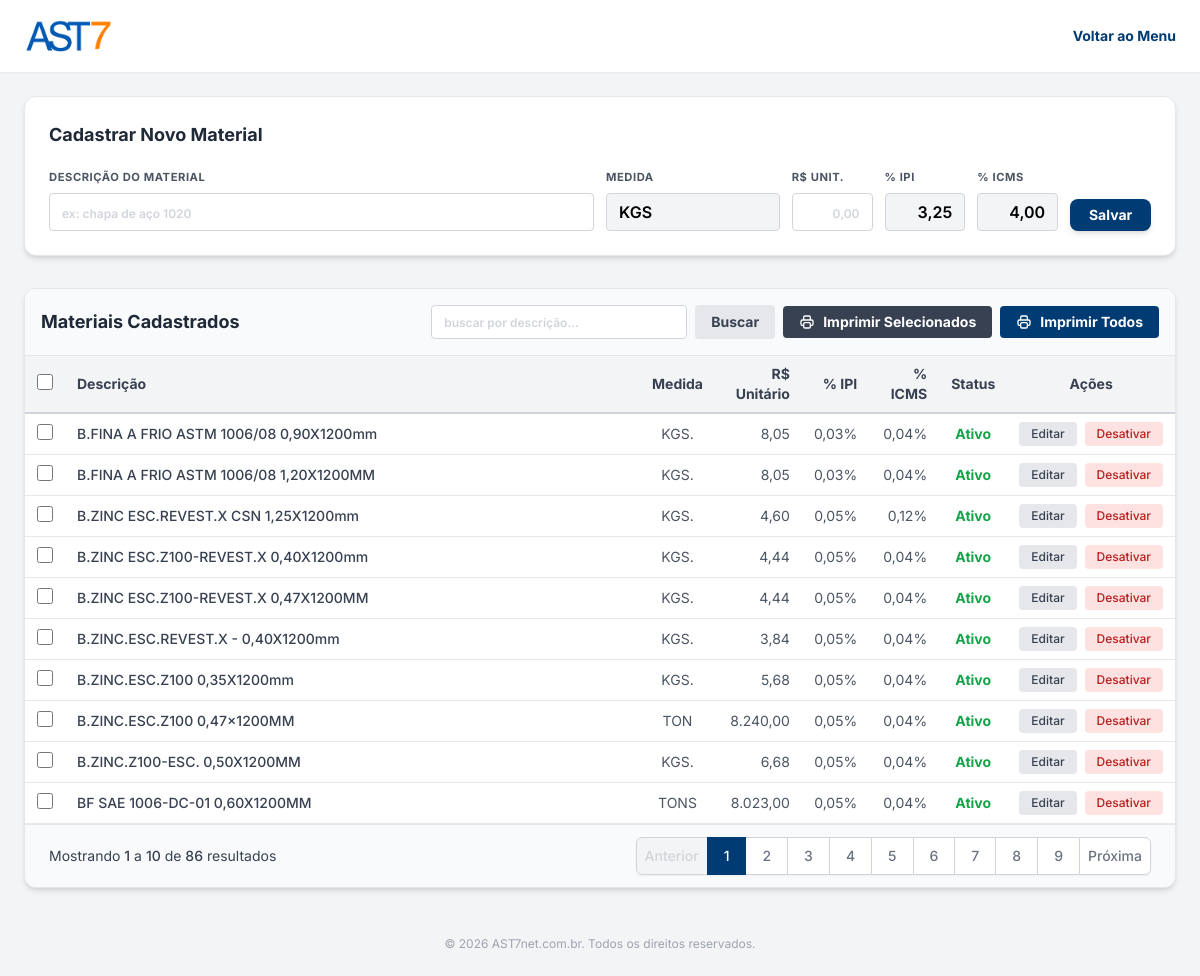
/materiais.php (signed in), run on the app's committed database.
### tables this page shows
CREATE TABLE materiais (
                id INTEGER PRIMARY KEY AUTOINCREMENT,
                descricao TEXT NOT NULL,
                medida TEXT NOT NULL,
                preco_unitario REAL DEFAULT 0.00,
                ipi REAL DEFAULT 0.00,
                icms REAL DEFAULT 0.00,
                ativo INTEGER DEFAULT 1,
                created_at DATETIME DEFAULT CURRENT_TIMESTAMP
            );

### materiais.php (the view, shortened to what this page needs)
<?php
$pdo = Database::getInstance();
$busca = isset($_GET['busca']) ? trim($_GET['busca']) : '';
$pagina_atual = isset($_GET['page']) && is_numeric($_GET['page']) ? (int)$_GET['page'] : 1;
$limite = 10;
$offset = ($pagina_atual - 1) * $limite;
$sql_where = " WHERE 1=1";
$params = [];
$stmtCount = $pdo->prepare("SELECT COUNT(*) FROM materiais" . $sql_where);
$stmtCount->execute($params);
$total_registros = $stmtCount->fetchColumn();
$total_paginas = ceil($total_registros / $limite);
$sql = "SELECT * FROM materiais" . $sql_where . " ORDER BY descricao ASC LIMIT $limite OFFSET $offset";
$stmt = $pdo->prepare($sql);
$stmt->execute($params);
$materiais = $stmt->fetchAll();
if (!function_exists('urlPagina')) {
    function urlPagina($num) {
        $q = [];
        $q['page'] = $num;
        return 'materiais.php?' . http_build_query($q);
    }
}
?>
<!DOCTYPE html>
<html lang="pt-BR">
<head>
    <script src="https://cdn.tailwindcss.com"></script>
</head>
<body class="bg-bg-main min-h-screen flex flex-col font-sans text-text-main text-base">
    <header class="bg-white shadow-sm py-4 px-6 flex justify-between items-center">
        <img src="assets/ast7_logo.png" alt="AST7" class="h-10">
        <a href="dashboard.php" class="text-brand-blue hover:underline font-bold text-sm">Voltar ao Menu</a>
    </header>
    <main class="flex-grow p-4 md:p-6 max-w-7xl mx-auto w-full">
        <div class="bg-white p-6 rounded-xl shadow-md border border-gray-200 mb-8">
            <h2 class="text-lg font-bold text-gray-800 mb-4">Cadastrar Novo Material</h2>
            <form method="POST" class="grid grid-cols-1 md:grid-cols-12 gap-3 items-end">
                <div class="md:col-span-6">
                    <label class="form-label block mb-1">Descrição do Material</label>
                    <input type="text" name="descricao" required placeholder="Ex: Chapa de Aço 1020" class="w-full px-3 py-1.5 border border-gray-300 rounded focus:outline-none focus:ring-1 focus:ring-brand-blue font-semibold uppercase">
                </div>
                <div class="md:col-span-2">
                    <label class="form-label block mb-1">Medida</label>
                    <input type="text" name="medida" required value="KGS" class="w-full px-3 py-1.5 border border-gray-300 rounded focus:outline-none focus:ring-1 focus:ring-brand-blue font-semibold uppercase">
                </div>
                <div class="md:col-span-1">
                    <label class="form-label block mb-1">R$ Unit.</label>
                    <input type="text" name="preco_unitario" id="preco_unitario" placeholder="0,00" class="w-full px-3 py-1.5 border border-gray-300 rounded focus:outline-none focus:ring-1 focus:ring-brand-blue font-semibold text-right">
                </div>
                <div class="md:col-span-1">
                    <label class="form-label block mb-1">% IPI</label>
                    <input type="text" name="ipi" id="ipi" value="3,25" class="w-full px-3 py-1.5 border border-gray-300 rounded focus:outline-none focus:ring-1 focus:ring-brand-blue font-semibold text-right">
                </div>
                <div class="md:col-span-1">
                    <label class="form-label block mb-1">% ICMS</label>
                    <input type="text" name="icms" id="icms" value="4,00" class="w-full px-3 py-1.5 border border-gray-300 rounded focus:outline-none focus:ring-1 focus:ring-brand-blue font-semibold text-right">
                </div>
                <div class="md:col-span-1">
                    <button type="submit" class="w-full bg-brand-blue text-white font-bold py-1.5 px-2 rounded-lg shadow-md transition-all duration-200 hover:bg-blue-900 hover:-translate-y-0.5 active:scale-95 text-sm">
                        Salvar
                    </button>
                </div>
            </form>
        </div>
        <div class="bg-white rounded-xl shadow-md border border-gray-200 overflow-hidden">
            <div class="p-4 border-b border-gray-200 bg-gray-50 flex flex-col md:flex-row justify-between items-center gap-4">
                <h2 class="text-lg font-bold text-gray-800">Materiais Cadastrados</h2>
                <div class="flex flex-col md:flex-row items-center gap-2 w-full md:w-auto">
                    <form method="GET" class="flex gap-2 w-full md:w-auto">
                        <input type="text" name="busca" value="<?= htmlspecialchars($busca) ?>" placeholder="buscar por descrição..." class="px-3 py-1.5 border border-gray-300 rounded text-sm font-semibold w-full md:w-64">
                        <button type="submit" class="bg-gray-200 text-gray-700 px-4 py-1.5 rounded hover:bg-gray-300 font-bold text-sm transition-colors">Buscar</button>
                    </form>
                    <div class="flex gap-2 w-full md:w-auto mt-2 md:mt-0">
                        <button onclick="imprimirSelecionados()" class="bg-gray-700 text-white px-4 py-1.5 rounded hover:bg-gray-800 font-bold text-sm transition-colors flex items-center gap-2">
                            Imprimir Selecionados
                        </button>
                        <a href="relatorio_materiais.php?todos=1" target="_blank" class="bg-brand-blue text-white px-4 py-1.5 rounded hover:bg-blue-900 font-bold text-sm transition-colors flex items-center gap-2">
                            Imprimir Todos
                        </a>
                    </div>
                </div>
            </div>
            <div class="overflow-x-auto">
                <table class="w-full text-left border-collapse text-sm">
                    <thead>
                        <tr class="border-b-2 border-gray-300 text-gray-700 bg-gray-100">
                            <th class="py-2 px-3 w-10 text-center">
                                <input type="checkbox" id="checkAll" class="w-4 h-4 cursor-pointer" onclick="document.querySelectorAll('.chk-material').forEach(c => c.checked = this.checked)">
                            </th>
                            <th class="py-2 px-3 font-bold w-1/2">Descrição</th>
                            <th class="py-2 px-3 font-bold text-center">Medida</th>
                            <th class="py-2 px-3 font-bold text-right">R$ Unitário</th>
                            <th class="py-2 px-3 font-bold text-right">% IPI</th>
                            <th class="py-2 px-3 font-bold text-right">% ICMS</th>
                            <th class="py-2 px-3 font-bold text-center">Status</th>
                            <th class="py-2 px-3 font-bold text-center">Ações</th>
                        </tr>
                    </thead>
                    <tbody>
                        <?php foreach($materiais as $m): ?>
                        <tr class="border-b border-gray-200 hover:bg-blue-50 transition-colors <?= $m['ativo'] == 0 ? 'opacity-60 bg-gray-100' : '' ?>">
                            <td class="py-2 px-3 text-center">
                                <input type="checkbox" class="chk-material w-4 h-4 cursor-pointer" value="<?= $m['id'] ?>">
                            </td>
                            <td class="py-2 px-3 text-gray-700 font-medium"><?= htmlspecialchars($m['descricao']) ?></td>
                            <td class="py-2 px-3 text-gray-600 text-center"><?= htmlspecialchars($m['medida']) ?></td>
                            <td class="py-2 px-3 text-right <?= $m['preco_unitario'] > 0 ? 'text-gray-600' : 'text-gray-300' ?>"><?= number_format($m['preco_unitario'], 2, ',', '.') ?></td>
                            <td class="py-2 px-3 text-right <?= $m['ipi'] > 0 ? 'text-gray-600' : 'text-gray-300' ?>"><?= number_format($m['ipi'], 2, ',', '.') ?>%</td>
                            <td class="py-2 px-3 text-right <?= $m['icms'] > 0 ? 'text-gray-600' : 'text-gray-300' ?>"><?= number_format($m['icms'], 2, ',', '.') ?>%</td>
                            <td class="py-2 px-3 text-center">
                                <?php if($m['ativo']): ?>
                                    <span class="text-green-600 font-bold">Ativo</span>
                                <?php else: ?>
                                    <span class="text-red-500 font-bold">Inativo</span>
                                <?php endif; ?>
                            </td>
                            <td class="py-2 px-3">
                                <div class="flex items-center justify-center gap-2">
                                    <a href="materiais.php?edit=<?= $m['id'] ?>" class="bg-gray-200 text-gray-700 hover:bg-gray-300 px-3 py-1 rounded transition-colors text-xs font-medium">Editar</a>
                                    <a href="materiais.php?toggle=<?= $m['id'] ?>" class="<?= $m['ativo'] ? 'bg-red-100 text-red-700 hover:bg-red-200' : 'bg-green-100 text-green-700 hover:bg-green-200' ?> px-3 py-1 rounded transition-colors text-xs font-medium">
                                        <?= $m['ativo'] ? 'Desativar' : 'Ativar' ?>
                                    </a>
                                </div>
                            </td>
                        </tr>
                        <?php endforeach; ?>
                    </tbody>
                </table>
            </div>
            <?php if($total_paginas > 1): ?>
            <div class="bg-gray-50 px-4 py-3 border-t border-gray-200 flex items-center justify-between sm:px-6">
                <div class="hidden sm:flex-1 sm:flex sm:items-center sm:justify-between">
                    <div>
                        <p class="text-sm text-gray-700">
                            Mostrando <span class="font-medium"><?= $offset + 1 ?></span> a <span class="font-medium"><?= min($offset + $limite, $total_registros) ?></span> de <span class="font-medium"><?= $total_registros ?></span> resultados
                        </p>
                    </div>
                    <div>
                        <nav class="relative z-0 inline-flex rounded-md shadow-sm -space-x-px">
                            <a href="<?= $pagina_atual > 1 ? urlPagina($pagina_atual - 1) : '#' ?>" class="<?= $pagina_atual > 1 ? 'bg-white text-gray-500 hover:bg-gray-50' : 'bg-gray-100 text-gray-300 cursor-not-allowed' ?> relative inline-flex items-center px-2 py-2 rounded-l-md border border-gray-300 text-sm font-medium">Anterior</a>
                            <?php for($i = 1; $i <= $total_paginas; $i++): ?>
                                <a href="<?= urlPagina($i) ?>" class="<?= $i == $pagina_atual ? 'bg-brand-blue text-white border-brand-blue z-10' : 'bg-white text-gray-500 hover:bg-gray-50 border-gray-300' ?> relative inline-flex items-center px-4 py-2 border text-sm font-medium"><?= $i ?></a>
                            <?php endfor; ?>
                            <a href="<?= $pagina_atual < $total_paginas ? urlPagina($pagina_atual + 1) : '#' ?>" class="<?= $pagina_atual < $total_paginas ? 'bg-white text-gray-500 hover:bg-gray-50' : 'bg-gray-100 text-gray-300 cursor-not-allowed' ?> relative inline-flex items-center px-2 py-2 rounded-r-md border border-gray-300 text-sm font-medium">Próxima</a>
                        </nav>
                    </div>
                </div>
            </div>
            <?php endif; ?>
        </div>
    </main>
    <?php include 'footer.php'; ?>
</body>
</html>

### materiais.php (style rules this page uses)
input:not(:placeholder-shown) { background-color: #F3F4F6 !important; }
.form-label { font-size: 0.7rem; text-transform: uppercase; color: #4B5563; font-weight: 700; letter-spacing: 0.05em; }
::placeholder { color: #D1D5DB !important; font-size: 0.75rem !important; text-transform: lowercase !important; }

### data on the page
materiais: descricao "B.FINA A FRIO ASTM 1006/08 0,90X1200mm", medida "KGS.", preco_unitario "8,05", ipi "0,03", icms "0,04", ativo "Ativo"
materiais: descricao "B.FINA A FRIO ASTM 1006/08 1,20X1200MM", medida "KGS.", preco_unitario "8,05", ipi "0,03", icms "0,04", ativo "Ativo"
materiais: descricao "B.ZINC ESC.REVEST.X CSN 1,25X1200mm", medida "KGS.", preco_unitario "4,60", ipi "0,05", icms "0,12", ativo "Ativo"
materiais: descricao "B.ZINC ESC.Z100-REVEST.X 0,40X1200mm", medida "KGS.", preco_unitario "4,44", ipi "0,05", icms "0,04", ativo "Ativo"
materiais: descricao "B.ZINC ESC.Z100-REVEST.X 0,47X1200MM", medida "KGS.", preco_unitario "4,44", ipi "0,05", icms "0,04", ativo "Ativo"
materiais: descricao "B.ZINC.ESC.REVEST.X - 0,40X1200mm", medida "KGS.", preco_unitario "3,84", ipi "0,05", icms "0,04", ativo "Ativo"
materiais: descricao "B.ZINC.ESC.Z100 0,35X1200mm", medida "KGS.", preco_unitario "5,68", ipi "0,05", icms "0,04", ativo "Ativo"
materiais: descricao "B.ZINC.ESC.Z100 0,47x1200MM", medida "TON", preco_unitario "8.240,00", ipi "0,05", icms "0,04", ativo "Ativo"
materiais: descricao "B.ZINC.Z100-ESC. 0,50X1200MM", medida "KGS.", preco_unitario "6,68", ipi "0,05", icms "0,04", ativo "Ativo"
materiais: descricao "BF SAE 1006-DC-01 0,60X1200MM", medida "TONS", preco_unitario "8.023,00", ipi "0,05", icms "0,04", ativo "Ativo"

### other printed values
$offset + 1 "1"
min($offset + $limite, $total_registros) "10"
$total_registros "86"
